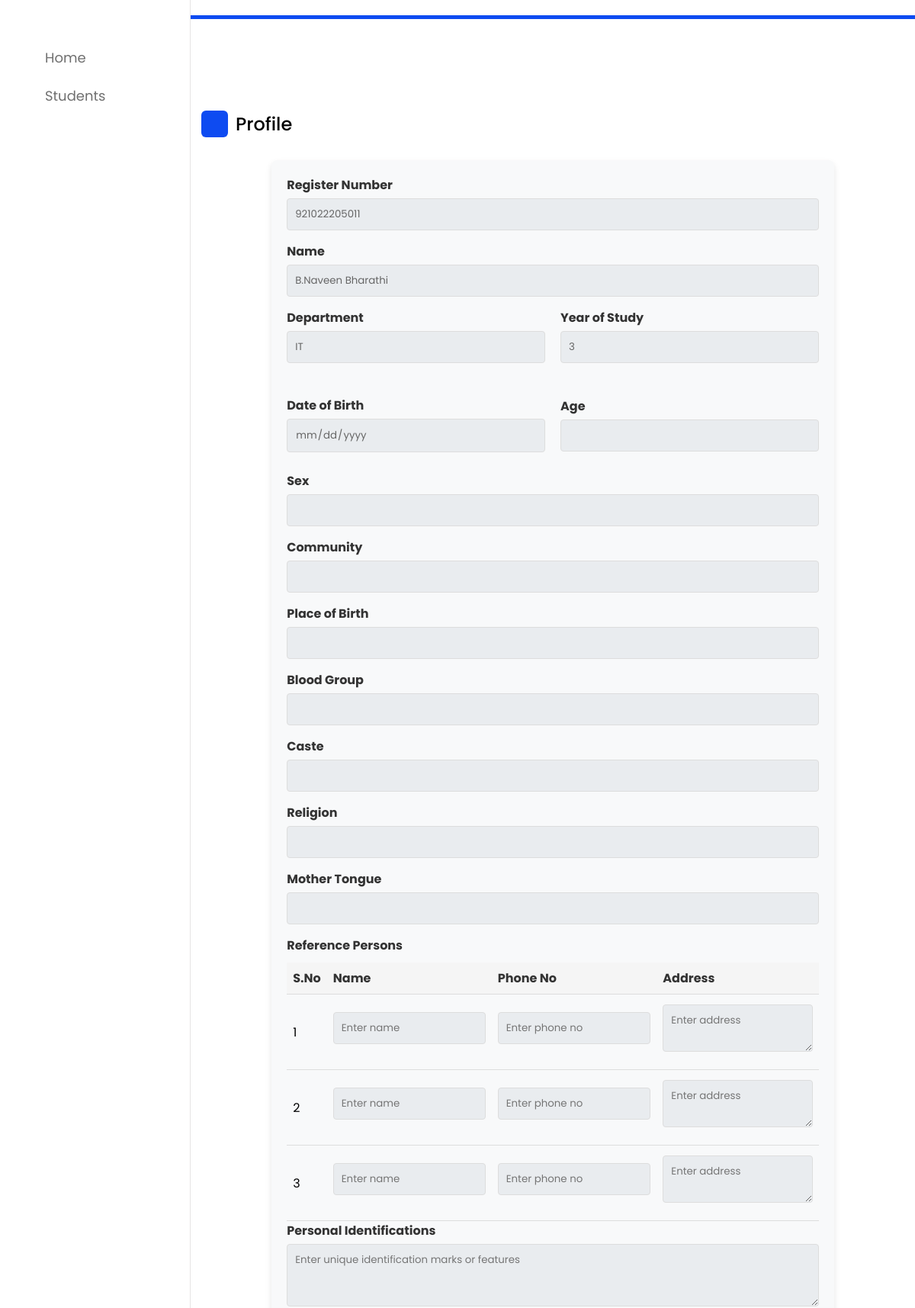
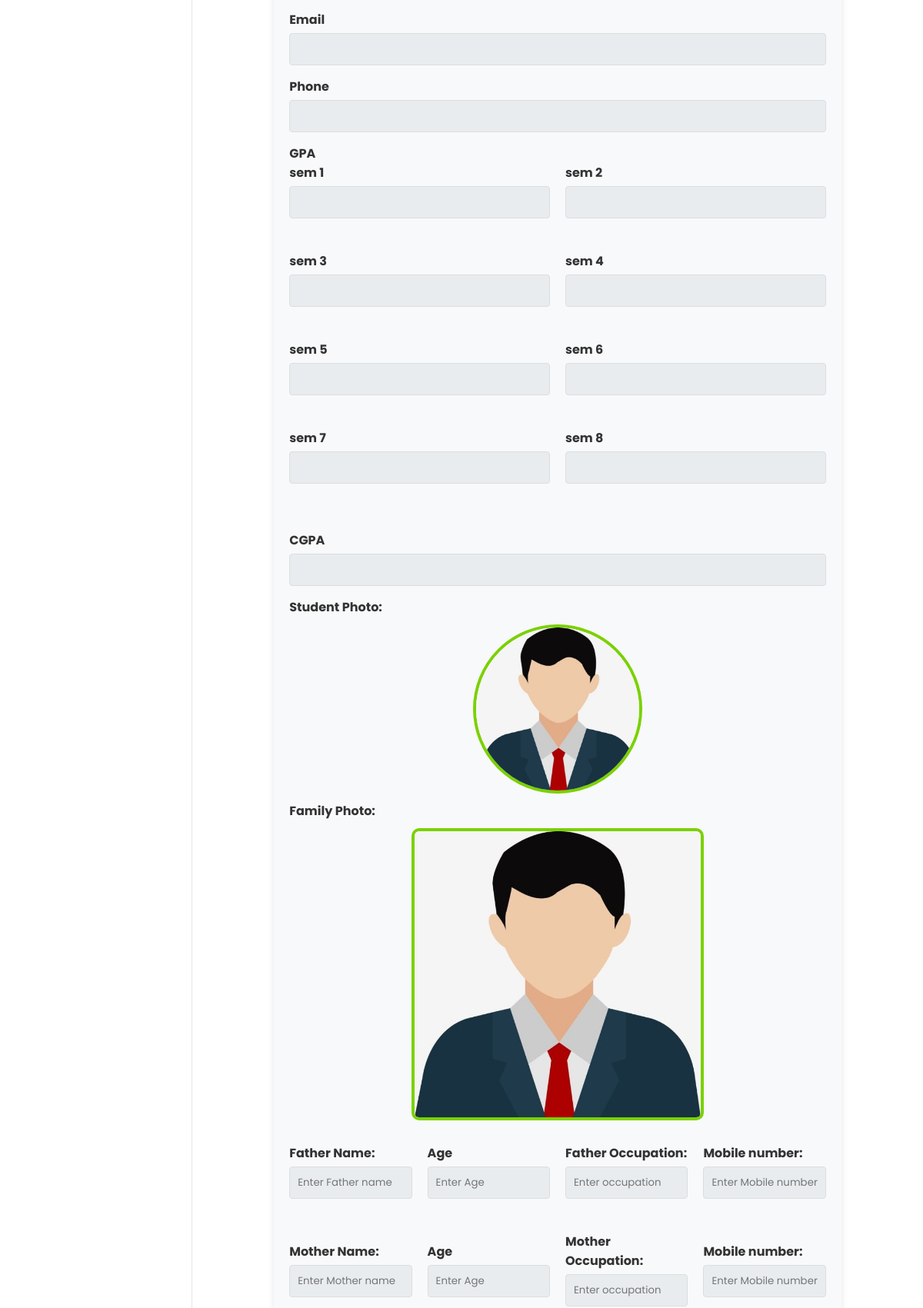
Page /staff_dashboard/student_view.php?roll_no=921022205011 (signed in, upper part) on the committed database (2 pictures, top to bottom).
### tables this page shows
CREATE TABLE `students` (
  `id` int(11) NOT NULL,
  `name` varchar(255) NOT NULL,
  `profile_photo` varchar(255) DEFAULT NULL,
  `dob` date DEFAULT NULL,
  `roll_no` varchar(50) NOT NULL,
  `sex` enum('Male','Female','Other') DEFAULT NULL,
  `password` varchar(255) NOT NULL,
  `branch` varchar(100) DEFAULT NULL,
  `department` varchar(100) DEFAULT NULL,
  `year` int(11) DEFAULT NULL,
  `semester` int(11) DEFAULT NULL,
  `place_of_birth` varchar(255) DEFAULT NULL,
  `blood_group` varchar(10) DEFAULT NULL,
  `religion` varchar(50) DEFAULT NULL,
  `community` varchar(50) DEFAULT NULL,
  `mother_tongue` varchar(50) DEFAULT NULL,
  `reference_persons` text DEFAULT NULL,
  `personal_identifications` text DEFAULT NULL,
  `email` varchar(255) NOT NULL,
  `phone` varchar(20) DEFAULT NULL,
  `mother_name` varchar(255) DEFAULT NULL,
  `mother_age` int(11) DEFAULT NULL,
  `mother_phone` varchar(20) DEFAULT NULL,
  `father_name` varchar(255) DEFAULT NULL,
  `father_age` int(11) DEFAULT NULL,
  `father_phone` varchar(20) DEFAULT NULL,
  `family_photo` varchar(255) DEFAULT NULL,
  `disciplinary_issues` text DEFAULT NULL,
  `address_detail` text DEFAULT NULL,
  `linkedin_link` varchar(255) DEFAULT NULL,
  `github_link` varchar(255) DEFAULT NULL,
  `skills` longtext DEFAULT NULL CHECK (json_valid(`skills`)),
  `caste` varchar(100) DEFAULT NULL,
  `age` text DEFAULT NULL,
  `mother_occupation` varchar(500) DEFAULT NULL,
  `father_occupation` varchar(500) DEFAULT NULL
);

### staff_dashboard/student_view.php (the view, shortened to what this page needs)
<?php
include("../resources/connection.php");
$roll_no = isset($_GET['roll_no']) ? $_GET['roll_no'] : null;
if (!isset($_GET['roll_no']) || empty($_GET['roll_no'])) {
    echo "Student Roll No. not specified!";
    exit();
} else {
    $roll_no = $_GET['roll_no'];
}
$student_query = "SELECT * FROM students WHERE roll_no = ?";
$stmt = $conn->prepare($student_query);
$stmt->bind_param("s", $roll_no);
$stmt->execute();
$result = $stmt->get_result();
$student = $result->fetch_assoc();
?>
<!DOCTYPE html>
<html lang="en">
<head>
    <link rel="stylesheet" href="../static/dash/style.css">
    <link rel="stylesheet" href="../static/staffdash/custom.css">
    <link rel="stylesheet" href="https://unicons.iconscout.com/release/v4.0.0/css/line.css">
</head>
<body>
    <?php include("./sidebar.php") ?>
    <div class="dash-content">
        <div class="overview">
            <div class="title">
                <i class="uil uil-user"></i>
                <span class="text">Profile</span>
            </div>
            <div class="container">
                <form action="" method="POST">
                    <label for="Register_Number">Register Number</label>
                    <input type="text" id="Register_Number" name="Register_Number"  readonly value="<?php echo htmlspecialchars($student["roll_no"]); ?>">
                    <label for="name">Name</label>
                    <input type="text" id="name" name="name"  readonly value="<?php echo htmlspecialchars($student["name"]); ?>"><br>
                    <div style="display: flex; gap: 20px; align-items: center; margin-bottom: 10px;">
                        <div>
                            <label for="department">Department</label>
                    <input type="text" id="department" name="department"  readonly value="<?php echo htmlspecialchars($student["department"]); ?>"><br>
                        </div>
                        <div>
                            <label for="year">Year of Study</label>
                            <input type="text" id="year" name="year" readonly value="<?php echo htmlspecialchars($student["year"]); ?>">
                        </div>
                    </div><br>
                    <div style="display: flex; gap: 20px; align-items: center; margin-bottom: 10px;">
                        <div>
                            <label for="dob">Date of Birth</label>
                            <input type="date" id="dob" name="dob"  readonly>
                        </div>
                        <div>
                            <label for="Age">Age</label>
                            <input type="number" id="Age" name="Age" readonly>
                        </div>
                    </div>
                    <label for="sex">Sex</label>
                    <input type="text" id="sex" name="sex" readonly>
                    <label for="community">Community</label>
                    <input type="text" id="community" name="community" readonly>
                    <label for="place-of-birth">Place of Birth</label>
                    <input type="text" id="place-of-birth" name="place_of_birth"  readonly>
                    <label for="blood-group">Blood Group</label>
                    <input type="text" id="blood-group" name="blood-group" readonly>
                    <label for="caste">Caste</label>
                    <input type="text" id="caste" name="caste" readonly>
                    <label for="religion">Religion</label>
                    <input type="text" id="religion" name="religion" readonly>
                    <label for="mother-tongue">Mother Tongue</label>
                    <input type="text" id="mother-tongue" name="mother_tongue" readonly>
                    <label for="reference-persons">Reference Persons</label><br>
                    <table>
                        <thead>
                            <tr>
                                <th>S.No</th>
                                <th>Name</th>
                                <th>Phone No</th>
                                <th>Address</th>
                            </tr>
                        </thead>
                        <tbody>
                            <tr>
                                <td>1</td>
                                <td><input type="text" name="name_1" placeholder="Enter name" readonly></td>
                                <td><input type="text" name="phone_1" placeholder="Enter phone no" readonly></td>
                                <td><textarea name="address_1" rows="2" placeholder="Enter address" readonly></textarea></td>
                            </tr>
                            <tr>
                                <td>2</td>
                                <td><input type="text" name="name_1" placeholder="Enter name" readonly></td>
                                <td><input type="text" name="phone_1" placeholder="Enter phone no" readonly></td>
                                <td><textarea name="address_1" rows="2" placeholder="Enter address" readonly></textarea></td>
                            </tr>
                            <tr>
                                <td>3</td>
                                <td><input type="text" name="name_1" placeholder="Enter name" readonly></td>
                                <td><input type="text" name="phone_1" placeholder="Enter phone no" readonly></td>
                                <td><textarea name="address_1" rows="2" placeholder="Enter address" readonly></textarea></td>
                            </tr>
                        </tbody>
                    </table>
                    <label for="personal-identifications">Personal Identifications</label>
                    <textarea id="personal-identifications" name="personal_identifications" rows="3" placeholder="Enter unique identification marks or features" readonly></textarea>
                    <label for="email">Email</label>
                    <input type="email" id="email" name="email"  readonly>
                    <label for="phone">Phone</label>
                    <input type="text" id="phone" name="phone"  readonly>
                    <label for="gpa">GPA</label><br>
                    <div style="display: flex; gap: 20px; align-items: center; margin-bottom: 10px;">
                        <div>
                            <label for="gpa">sem 1</label><br>
                            <input type="number" id="gpa" name="gpa" step="0.01" min="0" max="10"  readonly> <br>
                        </div>
                        <div>
                            <label for="gpa">sem 2</label><br>
                            <input type="number" id="gpa" name="gpa" step="0.01" min="0" max="10"  readonly> <br>
                        </div>
                    </div><br>
                    <div style="display: flex; gap: 20px; align-items: center; margin-bottom: 10px;">
                        <div>
                            <label for="gpa">sem 3</label><br>
                            <input type="number" id="gpa" name="gpa" step="0.01" min="0" max="10"  readonly> <br>
                        </div>
                        <div>
                            <label for="gpa">sem 4</label><br>
                            <input type="number" id="gpa" name="gpa" step="0.01" min="0" max="10"  readonly> <br>
                        </div>
                    </div><br>
                    <div style="display: flex; gap: 20px; align-items: center; margin-bottom: 10px;">
                        <div>
                            <label for="gpa">sem 5</label><br>
                            <input type="number" id="gpa" name="gpa" step="0.01" min="0" max="10"  readonly> <br>
                        </div>
                        <div>
                            <label for="gpa">sem 6</label><br>
                            <input type="number" id="gpa" name="gpa" step="0.01" min="0" max="10"  readonly> <br>
                        </div>
                    </div><br>
                    <div style="display: flex; gap: 20px; align-items: center; margin-bottom: 10px;">
                        <div>
                            <label for="gpa">sem 7</label><br>
                            <input type="number" id="gpa" name="gpa" step="0.01" min="0" max="10"  readonly> <br>
                        </div>
                        <div>
                            <label for="gpa">sem 8 </label><br>
                            <input type="number" id="gpa" name="gpa" step="0.01" min="0" max="10"  readonly> <br>
                        </div>
                    </div><br><br>
                    <label for="CGPA">CGPA</label><br>
                    <input type="number" id="CGPA" name="CGPA" step="0.01" min="0" max="10"  readonly> <br>
                    <div>
                    <label for="student-photo">Student Photo:</label><br>
                    <div class="student-photo-container">
                           <img src="../static/img/profile.png" alt="" class="student-photo">
                    </div>
                        </div>
                        <div>
                        <label for="family-photo">Family Photo:</label><br>
                        <div class="family-photo-container">
                           <img src="../static/img/profile.png" alt="" class="family-photo">
                    </div>
                        </div>
                    <div style="display: flex; gap: 20px; align-items: center; margin-bottom: 10px; margin-top:20px;">
                        <div>
                            <label for="Father-name">Father Name:</label>
                            <input type="text" id="Father-name" name="Father_name" placeholder="Enter Father name" readonly>
                        </div>
                        <div>
                            <label for="Age">Age</label>
                            <input type="number" id="Age" name="Age" placeholder="Enter Age" readonly>
                        </div>
                        <div>
                            <label for="Father-occupation">Father Occupation:</label>
                            <input type="text" id="Father-occupation" name="Father_occupation" placeholder="Enter occupation" readonly>
                        </div>
                        <div>
                            <label for="Mobile number">Mobile number:</label>
                            <input type="text" id="Mobile number" name="Mobile number" placeholder="Enter Mobile number" readonly>
                        </div>
                    </div><br>
                    <div style="display: flex; gap: 20px; align-items: center; margin-bottom: 10px;">
                        <div>
                            <label for="mother-name">Mother Name:</label>
                            <input type="text" id="Mother-name" name="Mother_name" placeholder="Enter Mother name" readonly>
                        </div>
                        <div>
                            <label for="Age">Age</label>
                            <input type="number" id="Age" name="Age" placeholder="Enter Age" readonly>
                        </div>
                        <div>
                            <label for="Mother-occupation">Mother Occupation:</label>
                            <input type="text" id="Mother-occupation" name="Mother_occupation" placeholder="Enter occupation" readonly>
                        </div>
                        <div>
                            <label for="Mobile number">Mobile number:</label>
                            <input type="text" id="Mobile number" name="Mobile number" placeholder="Enter Mobile number" readonly>
                        </div>
                    </div><br>
                    <br>
                    <label for="Document upload">Document</label><br>
                </form>
            </div>
            </div>
            </div>
</body>
</html>

### static/dash/style.css (style rules this page uses)
* { margin: 0; padding: 0; box-sizing: border-box; font-family: 'Poppins', sans-serif; }
:root { --primary-color: #0E4BF1; --panel-color: #FFF; --text-color: #000; --black-light-color: #707070; --border-color: #e6e5e5; --toggle-color: #DDD; --box1-color: #4DA3FF; --box2-color: #FFE6AC; --box3-color: #E7D1FC; --title-icon-color: #fff; --tran-05: all 0.5s ease; --tran-03: all 0.3s ease; --tran-03: all 0.2s ease; }
body { min-height: 100vh; background-color: var(--primary-color); }
.dashboard .dash-content { padding-top: 50px; }
.dash-content .title { display: flex; align-items: center; margin: 60px 0 30px 0; }
.dash-content .title i { position: relative; height: 35px; width: 35px; background-color: var(--primary-color); border-radius: 6px; color: var(--title-icon-color); display: flex; align-items: center; justify-content: center; font-size: 24px; }
.dash-content .title .text { font-size: 24px; font-weight: 500; color: var(--text-color); margin-left: 10px; }

### static/staffdash/custom.css (style rules this page uses)
.container { width: 100%; max-width: 1180px; margin: 0 auto; }

### staff_dashboard/student_view.php (style rules this page uses)
form { width: 80%; margin: auto; padding: 20px; background-color: #f8f9fa; border-radius: 8px; box-shadow: 0 4px 8px rgba(0, 0, 0, 0.1); font-family: Arial, sans-serif; }
form label { font-weight: bold; color: #333; }
form input[type="text"], form input[type="number"], form input[type="date"], form input[type="email"], form select, form textarea { width: 100%; padding: 10px; margin-top: 5px; margin-bottom: 15px; border: 1px solid #ddd; border-radius: 4px; background-color: #f0f0f0; color: #666; }
form input[readonly], form select[readonly], form textarea[readonly] { background-color: #e9ecef; cursor: not-allowed; }
table { width: 100%; border-collapse: collapse; margin-top: 10px; }
table th, table td { padding: 8px; text-align: left; border-bottom: 1px solid #ddd; }
table th { background-color: #f5f5f5; color: #333; }
textarea { resize: vertical; }
.student-photo-container,.family-photo-container { display: flex; justify-content: center; padding: 10px; }
.student-photo { min-width: 220px; height: 220px; border-radius: 50%; object-fit: cover; border: 4px solid #7ad100; transition: border-color 0.3s ease, transform 0.3s ease; }
.family-photo { max-width: 580px; height: 380px; border-radius: 10px; object-fit: cover; border: 4px solid #7ad100; transition: border-color 0.3s ease, transform 0.3s ease; }

### rows in the picture
students: Register_Number "921022205011", name "B.Naveen Bharathi", department "IT", year "3"
